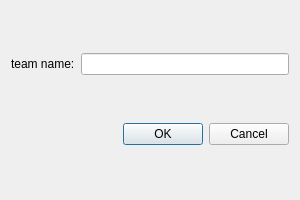
<?xml version="1.0" encoding="UTF-8"?>
<ui version="4.0">
 <class>AddTeamDialog</class>
 <widget class="QDialog" name="AddTeamDialog">
  <property name="geometry">
   <rect>
    <x>0</x>
    <y>0</y>
    <width>300</width>
    <height>200</height>
   </rect>
  </property>
  <property name="windowTitle">
   <string>Add New Team</string>
  </property>
  <layout class="QVBoxLayout" name="verticalLayout">
   <item>
    <layout class="QHBoxLayout" name="horizontalLayout">
     <item>
      <widget class="QLabel" name="label">
       <property name="sizePolicy">
        <sizepolicy hsizetype="Preferred" vsizetype="Preferred">
         <horstretch>0</horstretch>
         <verstretch>0</verstretch>
        </sizepolicy>
       </property>
       <property name="text">
        <string>team name:</string>
       </property>
      </widget>
     </item>
     <item>
      <widget class="QLineEdit" name="lineEdit"/>
     </item>
    </layout>
   </item>
   <item>
    <widget class="QDialogButtonBox" name="buttonBox">
     <property name="orientation">
      <enum>Qt::Horizontal</enum>
     </property>
     <property name="standardButtons">
      <set>QDialogButtonBox::Cancel|QDialogButtonBox::Ok</set>
     </property>
    </widget>
   </item>
  </layout>
 </widget>
 <resources/>
 <connections>
  <connection>
   <sender>buttonBox</sender>
   <signal>accepted()</signal>
   <receiver>AddTeamDialog</receiver>
   <slot>accept()</slot>
   <hints>
    <hint type="sourcelabel">
     <x>248</x>
     <y>254</y>
    </hint>
    <hint type="destinationlabel">
     <x>157</x>
     <y>274</y>
    </hint>
   </hints>
  </connection>
  <connection>
   <sender>buttonBox</sender>
   <signal>rejected()</signal>
   <receiver>AddTeamDialog</receiver>
   <slot>reject()</slot>
   <hints>
    <hint type="sourcelabel">
     <x>316</x>
     <y>260</y>
    </hint>
    <hint type="destinationlabel">
     <x>286</x>
     <y>274</y>
    </hint>
   </hints>
  </connection>
 </connections>
</ui>
